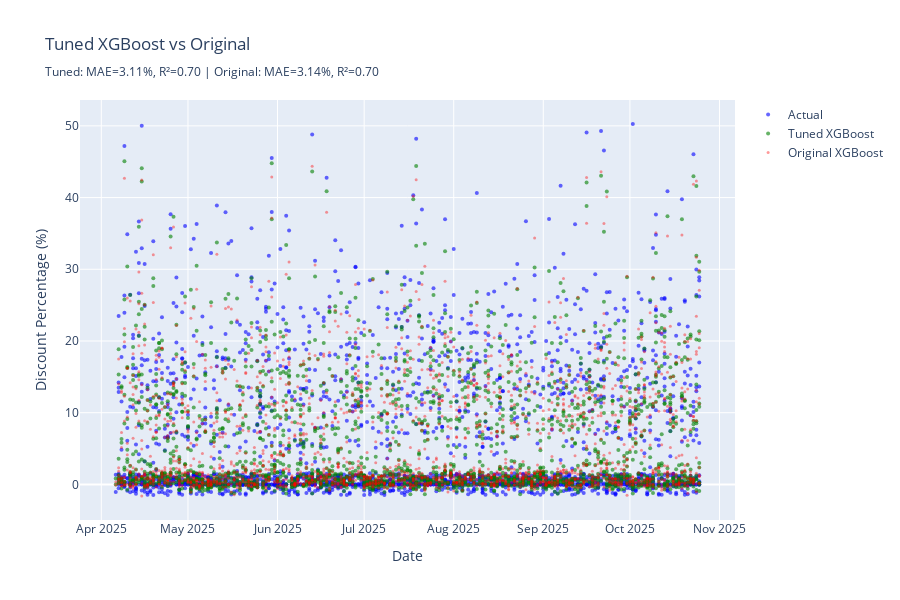

The code cell stored with this chart in its notebook:
### Code cell
# Visualize tuned model predictions
fig = go.Figure()

fig.add_trace(go.Scatter(
    x=test_dates,
    y=y_test_np,
    mode='markers',
    name='Actual',
    marker=dict(size=4, color='blue', opacity=0.6)
))

fig.add_trace(go.Scatter(
    x=test_dates,
    y=tuned_predictions,
    mode='markers',
    name='Tuned XGBoost',
    marker=dict(size=4, color='green', opacity=0.6)
))

fig.add_trace(go.Scatter(
    x=test_dates,
    y=xgb_predictions,
    mode='markers',
    name='Original XGBoost',
    marker=dict(size=3, color='red', opacity=0.4)
))

fig.update_layout(
    title=f'Tuned XGBoost vs Original<br><sub>Tuned: MAE={tuned_metrics["MAE"]:.2f}%, R²={tuned_metrics["R2"]:.2f} | Original: MAE={xgb_metrics["MAE"]:.2f}%, R²={xgb_metrics["R2"]:.2f}</sub>',
    xaxis_title='Date',
    yaxis_title='Discount Percentage (%)',
    hovermode='x unified',
    height=600
)

fig.show()

### Figure 1 — Plotly figure (JSON) as saved in the notebook; plotly's stock layout.template omitted (floating-point values rounded to 4 significant figures; data arrays with more than 128 entries replaced by an {"elided": "..."} marker saying what was removed)
{"data": [{"marker": {"color": "blue", "opacity": 0.6, "size": 4}, "mode": "markers", "name": "Actual", "type": "scatter", "x": {"elided": "2194 str values"}, "y": {"elided": "2194 float values"}}, {"marker": {"color": "green", "opacity": 0.6, "size": 4}, "mode": "markers", "name": "Tuned XGBoost", "type": "scatter", "x": {"elided": "2194 str values"}, "y": {"elided": "2194 float values"}}, {"marker": {"color": "red", "opacity": 0.4, "size": 3}, "mode": "markers", "name": "Original XGBoost", "type": "scatter", "x": {"elided": "2194 str values"}, "y": {"elided": "2194 float values"}}], "layout": {"height": 600, "hovermode": "x unified", "title": {"text": "Tuned XGBoost vs Original<br><sub>Tuned: MAE=3.11%, R²=0.70 | Original: MAE=3.14%, R²=0.70</sub>"}, "xaxis": {"title": {"text": "Date"}}, "yaxis": {"title": {"text": "Discount Percentage (%)"}}}}
